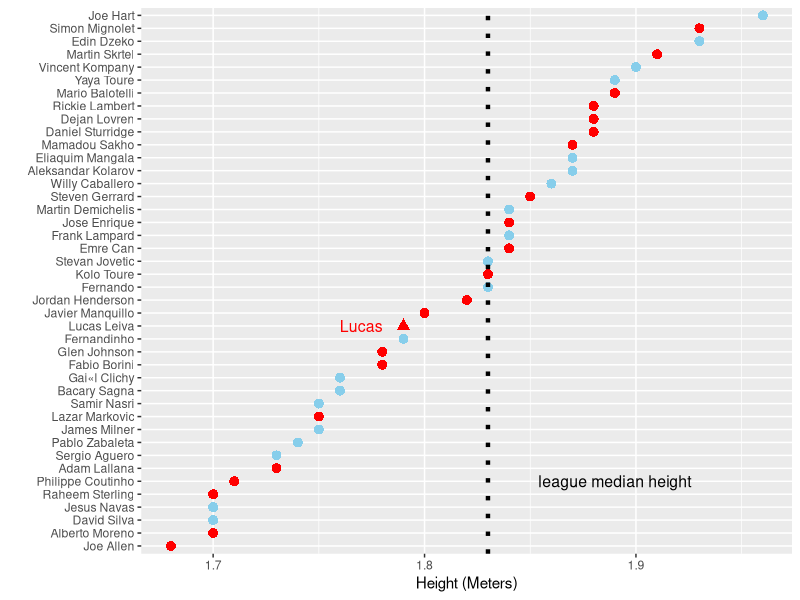

This chart was generated by the following R code:
## ---- chunk 1
library(ggplot2)
library(dplyr)
## ---- chunk 2
# data-jX2NV.csv must be in the working directory.
setwd("~/Documents/github/epl_player_height")

# Read dataset
df <- read.csv("data-jX2NV.csv", stringsAsFactors = FALSE)
med <- median(df$Height..m.)
## ---- chunk 3
# Rename columns and subset data
df2 <- df %>%
  rename("Height" = Height..m.) %>%
  arrange(desc(Height)) %>%
  filter(Club == "Liverpool" | Club == "Manchester City") %>%
  mutate(Lucas = Player == "Lucas Leiva") %>%
  mutate(Color = Club == "Manchester City")
## ---- chunk 4
# Plot
ggplot(df2, aes(x = Height, y = reorder(Player, Height), shape = Lucas,
                color = Color)) +
  geom_point(size = 3) +
  scale_color_manual(values = c("red", "sky blue")) +
  guides(color = FALSE, shape = FALSE) +
  labs(x = "Height (Meters)", y = "") +
  geom_vline(xintercept = med, linetype = 3, size = 1.5) +
  annotate("text", label = "league median height",
           x = med + .060, y = "Philippe Coutinho", size = 4) +
  annotate("text", label = "Lucas",
           x = (df2$Height[df2$Player == "Lucas Leiva"]) - .020,
           y = "Lucas Leiva",
           color = "red", size = 4)
